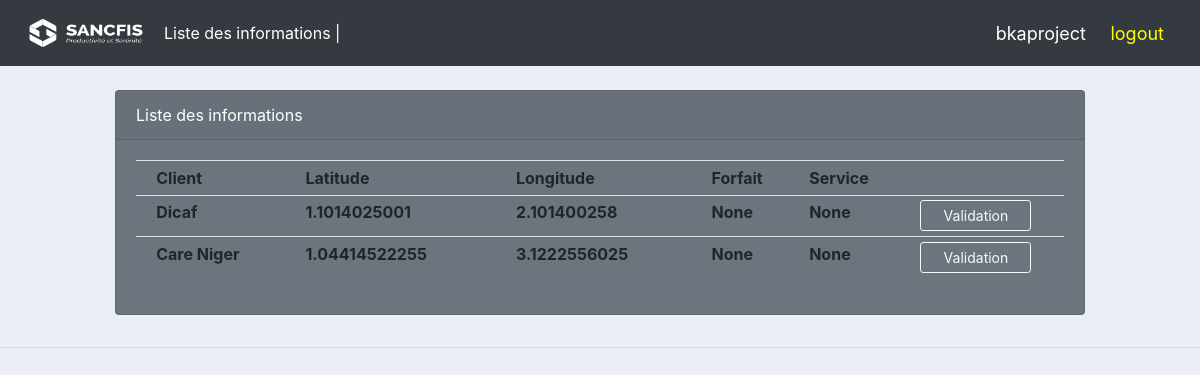
Page /list_all_informations/ (signed in) on the committed database.
### bka/models.py (models this page shows, shortened)
class installation_information(models.Model):
    customer = models.CharField(max_length=100, null=True)
    lat = models.FloatField(max_length=20, null=True)
    lon = models.FloatField(max_length=20, null=True)
    forfait = models.ForeignKey(forfait, blank=True, null=True, on_delete=models.CASCADE)
    service = models.ForeignKey(service, blank=True, null=True, on_delete=models.CASCADE)
    cle_activation = models.CharField(max_length=100, null=True)
    status = models.BooleanField(default=False)
    activer = models.BooleanField(default=False)
    date_ajout = models.DateTimeField(auto_now_add=True)
    date_modif = models.DateTimeField(auto_now=True)

### bka/decorators.py (the view)
        def wrapper_func(request, *args, **kwargs):
            group = None
            if request.user.groups.exists():
                group = request.user.groups.all()[0].name
            if group in allowed_roles:
                return view_func(request, *args, **kwargs)
            elif group == 'DG':
                return redirect('list_all_informations')
            elif group == 'PMO':
                return redirect('list_coordinates_pmo')
            elif group == 'tech':
                return redirect('list_coordinates')
            else:
                return HttpResponse("Vous n'etes pas autorisé à acceder à cette page")

### bka/views.py (called while the page is built)
@allowed_users(allowed_roles=['DG'])
@login_required(login_url='login_page')
def list_all_informations(request):
    try:
        list_information = installation_information.objects.all()
    except installation_information.DoesNotExist:
        list_information = None
    context = {'list': list_information}
    return render(request, 'bka/dg/list_all_informations.html', context)

### bka/templates/bka/dg/list_all_informations.html (shortened to what this page needs)
{% extends 'bka/dg/main_dg.html' %}
{% block content %}
<br>
<div class="row">
    <div class="container col-md-10">
        <div class="card text-white bg-secondary mb-3">
            <div class="card-header">Liste des informations</div>
            <div class="card-body">
            <table class="table table-sm">
                <tr>
                    <th></th>
                    <th>Client</th>
                    <th>Latitude</th>
                    <th>Longitude</th>
                    <th>Forfait</th>
                    <th>Service</th>
                    <th></th>
                </tr>
                {% for l in list %}
                    <tr>
                        <th></th>
                        <th>{{ l.customer }}</th>
                        <th>{{ l.lat }}</th>
                        <th>{{ l.lon }}</th>
                        <th>{{ l.forfait }}</th>
                        <th>{{ l.service }}</th>
                        {% if l.status == False %}
                            <th><a class="btn btn-outline-light btn-sm" style="width: 80%;" href="{% url 'validation_installation_informations' l.id %}">Validation</a></th>
                        {% endif %}
                    </tr>
                {% endfor %}
            </table>
            </div>
        </div>
    </div>
</div>
{% endblock %}

### bka/templates/bka/dg/navbar_dg.html (shortened to what this page needs)
{% load static %}
<nav class="navbar navbar-expand-lg navbar-dark bg-dark">
    <img style="height: 50px; width: 140px;" src="{% static 'images/logo.png' %}">
    <div class="collapse navbar-collapse" id="navbarNav">
        <ul class="navbar-nav">
            <li class="nav-item active">
                <a class="nav-link" href="{% url 'list_all_informations' %}">Liste des informations |</a>
            </li>
        </ul>
    </div>
    <span class="hello-msg">{{ request.user }}</span>&nbsp;
    <span><a class="href" href="{% url 'logout_page' %}">logout</a></span>
</nav>

### static/css/main.css (style rules this page uses)
body { background-color: #ebeff5; }

### bka/templates/bka/dg/navbar_dg.html (style rules this page uses)
.hello-msg { font-size: 18px; color: white; margin-right: 20px; }
.href { font-size: 18px; color: yellow; margin-right: 20px; }

### rows in the picture
installation_information: customer "Dicaf", lat "1.1014025001", lon "2.101400258", forfait "None", service "None", status "Validation"
installation_information: customer "Care Niger", lat "1.04414522255", lon "3.1222556025", forfait "None", service "None", status "Validation"

### other values in the picture
{{ request.user }} "bkaproject"
